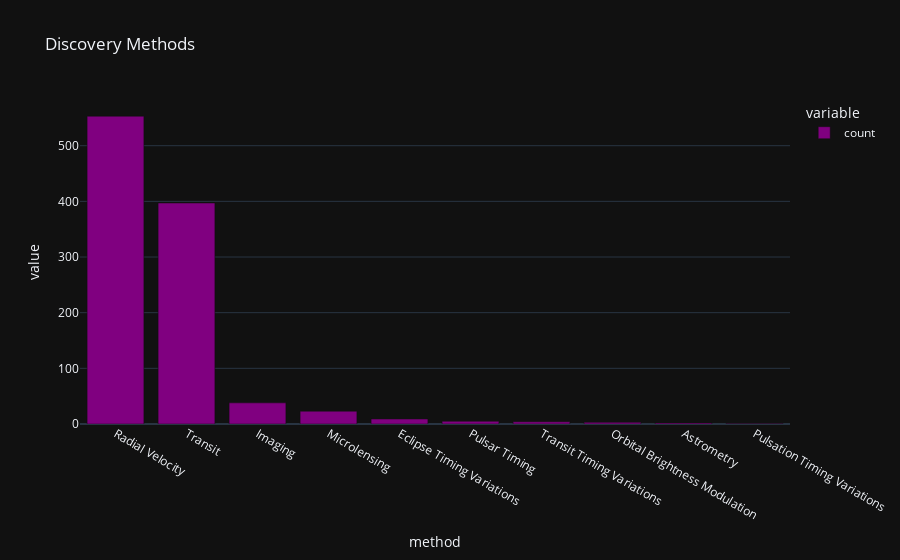

The code cell stored with this chart in its notebook:
### Markdown cell above
#### Bar chart of discovery methods

### Code cell
fig = px.bar(df['method'].value_counts(), title='Discovery Methods',color_discrete_sequence=['purple'])
fig.show()

### Figure 1 — Plotly figure (JSON) as saved in the notebook; plotly's stock layout.template omitted (floating-point values rounded to 4 significant figures)
{"data": [{"hovertemplate": "variable=count<br>method=%{x}<br>value=%{y}<extra></extra>", "legendgroup": "count", "marker": {"color": "purple", "pattern": {"shape": ""}}, "name": "count", "orientation": "v", "showlegend": true, "textposition": "auto", "type": "bar", "x": ["Radial Velocity", "Transit", "Imaging", "Microlensing", "Eclipse Timing Variations", "Pulsar Timing", "Transit Timing Variations", "Orbital Brightness Modulation", "Astrometry", "Pulsation Timing Variations"], "xaxis": "x", "y": [553, 397, 38, 23, 9, 5, 4, 3, 2, 1], "yaxis": "y"}], "layout": {"barmode": "relative", "legend": {"title": {"text": "variable"}, "tracegroupgap": 0}, "title": {"text": "Discovery Methods"}, "xaxis": {"anchor": "y", "domain": [0, 1], "title": {"text": "method"}}, "yaxis": {"anchor": "x", "domain": [0, 1], "title": {"text": "value"}}}}
